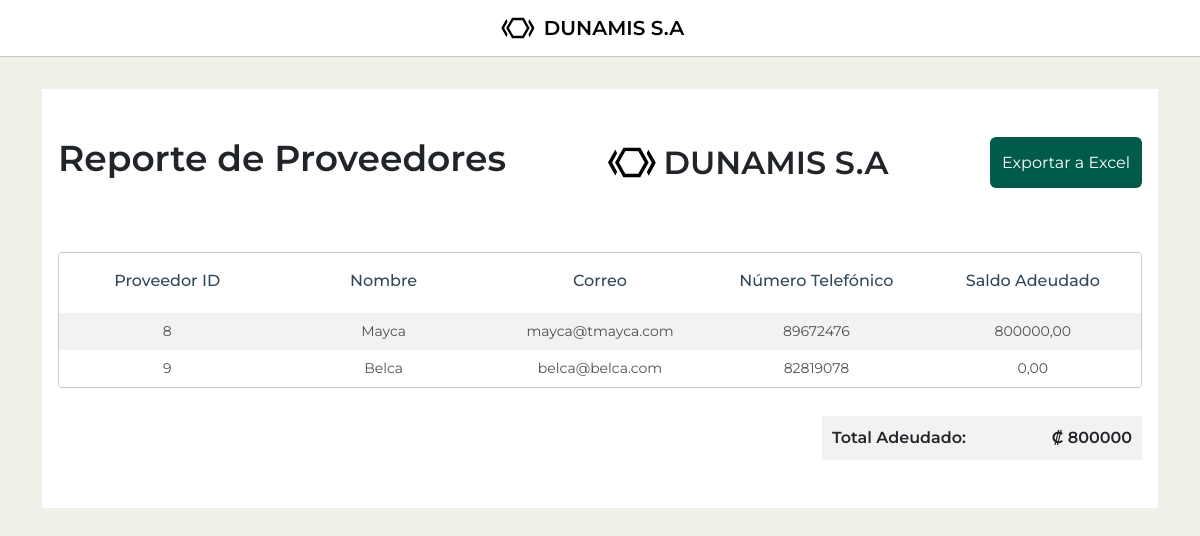
Before: /proveedores/reporte/ with the older database file.
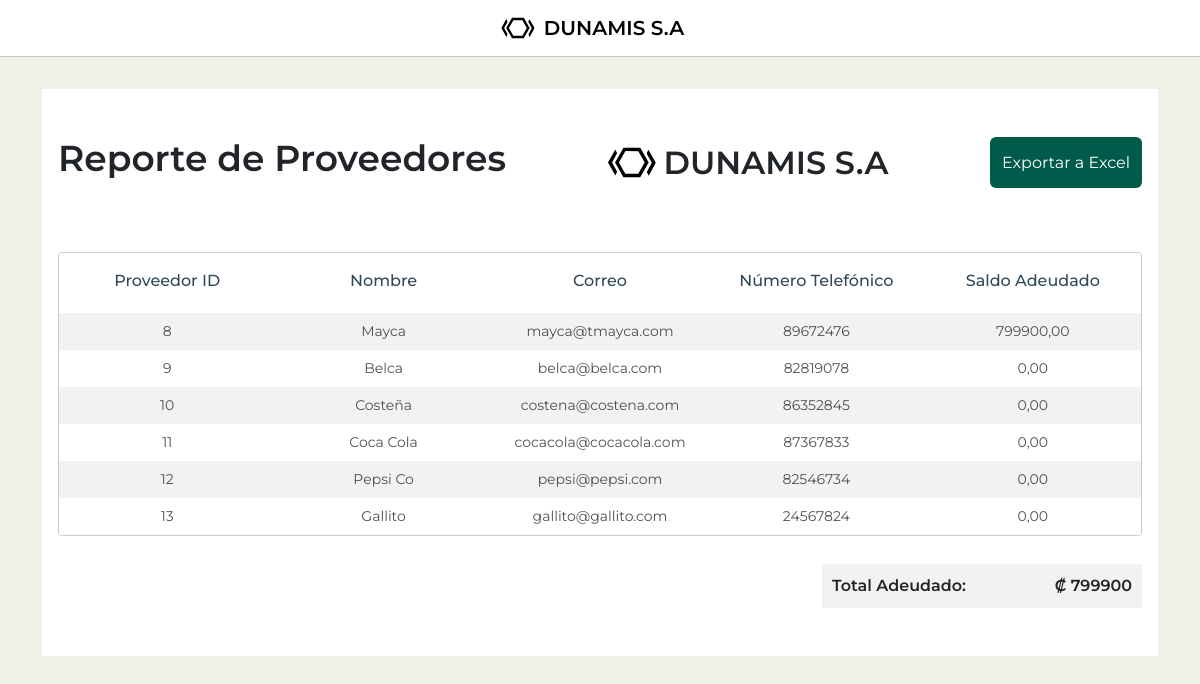
After: the same page with the newer database file.
### mod_ventas/sub_mod_proveedores/models.py (models this page shows, shortened)
class Proveedor(models.Model):
    nombre = models.CharField(max_length=150)
    correo = models.EmailField(default='')
    numero_telefonico = models.IntegerField(default=0)
    tiempo_despacho_aprox = models.IntegerField(validators=[MinValueValidator(1)], default=0)
    activo = models.BooleanField(default=True)
    slug = models.SlugField(default='', null=False)
    saldo_adeudado = models.DecimalField(max_digits=10, decimal_places=2, default=0.00, validators=[MinValueValidator(0)])

### mod_ventas/sub_mod_proveedores/views.py (the view)
# urls.py: path('reporte/', ProveedorReportView.as_view(), name='proveedor_reporte'),
class ProveedorReportView(View):
    template_name = 'sub_mod_proveedores/proveedor_report.html'
    def get(self, request):
        proveedores = Proveedor.objects.all()
        total_adeudado = proveedores.aggregate(Sum('saldo_adeudado'))['saldo_adeudado__sum'] or 0
        context = {
            'proveedores': proveedores,
            'total_adeudado': total_adeudado,
        }
        return render(request, self.template_name, context)

### mod_ventas/sub_mod_proveedores/templates/sub_mod_proveedores/proveedor_report.html
{% extends "base.html" %}
{% load static %}
{% block content %}
<section class="report">
	<div class="report-header">
		<h1 class="report-title">Reporte de Proveedores</h1>
		<div class="logo-container-report">
			<img class="logo" src="{% static 'img/logo.svg' %}" alt="Logo">
			DUNAMIS S.A
		</div>
		<a href="{% url 'proveedor_reporte_excel' %}" class="btn btn-primary">Exportar a Excel</a>
	</div>
	<div class="table-responsive">
		<table class="table report-table table-striped">
			<thead>
				<tr class="table-header">
					<th scope="col">Proveedor ID</th>
					<th scope="col">Nombre</th>
					<th scope="col">Correo</th>
					<th scope="col">Número Telefónico</th>
					<th scope="col">Saldo Adeudado</th>
				</tr>
			</thead>
			<tbody>
				{% for proveedor in proveedores %}
				<tr>
					<td>
						<p>{{ proveedor.id }}</p>
					</td>
					<td>
						<p>{{ proveedor.nombre }}</p>
					</td>
					<td>
						<p>{{ proveedor.correo }}</p>
					</td>
					<td>
						<p>{{ proveedor.numero_telefonico }}</p>
					</td>
					<td>
						<p>{{ proveedor.saldo_adeudado }}</p>
					</td>
				</tr>
				{% endfor %}
			</tbody>
		</table>
	</div>
	<div class="total-info">
		<div class="total-info-wrapper">
			<ul class="total-list">
				<li>Total Adeudado: <span>₡ {{ total_adeudado }}</span></li>
			</ul>
		</div>
	</div>
</section>
{% endblock %}

### templates/base.html (shortened to what this page needs)
{% load static %}
<!DOCTYPE html>
<html lang="es">
<head>
  <link href="https://cdn.jsdelivr.net/npm/bootstrap@5.3.3/dist/css/bootstrap.min.css" rel="stylesheet"
>
  <link rel="stylesheet" href="{% static 'css/styles.css' %}">
</head>
<body>
  <header>
    <nav class="navbar">
      <div class="container-fluid container-xxl">
        <div class="d-flex w-100">
          <div class="logo-container">
            <a class="navbar-brand" href="{% url 'home' %}">
              <img class="logo" src="{% static 'img/logo.svg' %}" alt="Logo">
              DUNAMIS S.A
            </a>
          </div>
        </div>
      </div>
    </nav>
  </header>
  <div class="layout">
    <main>
      <div class="wrapper container">
        {% block content %}
        {% endblock  %}
      </div>
    </main>
  </div>
</body>
</html>

### static/css/styles.css (style rules this page uses)
:root { --primary-color: #005b4a; --secondary-color: #2F4858; --font-color: #252525; --bg-color: #F1F0E8; }
body { height: 100vh; overflow: hidden; font-family: "Montserrat"; background-color: var(--bg-color); }
.layout { display: flex; border-top: 1px solid rgba(0, 0, 0, 0.175); height: calc(100% - 53px); }
main { height: calc(100vh - 53px); width: 100%; overflow: auto; }
.wrapper { margin: 0 auto; }
.navbar { background-color: #fff; padding: 8px 0; }
.logo-container { display: flex; justify-content: center; width: 100%; }
.navbar-brand { display: flex; justify-content: center; align-items: center; gap: 8px; text-align: center; font-weight: 600; }
.navbar-brand img { width: 36px; height: 24px; }
.btn { display: flex; align-items: center; gap: 10px; color: #fff; outline: none; border: none; background-color: var(--primary-color); transition: background-color 300ms ease-in-out; }
.table-responsive { width: 100%!important; }
.table { overflow: hidden; max-width: 1460px; border-radius: 4px; border-spacing: 0; border-collapse: separate; border: 1px solid #CACACA; }
th, .provider-table th { min-width: 122px; max-width: 122px; padding: 16px 0px 20px !important; overflow: hidden; text-align: center; font-weight: 500; white-space: nowrap; text-overflow: ellipsis; color: var(--secondary-color) !important; border-bottom: none; }
tbody td { min-width: 122px; max-width: 122px; padding: 8px 0px !important; text-align: center; vertical-align: middle; border-bottom: none; }
tbody td p { width: 100%; margin: 0; overflow: hidden; text-align: center; text-overflow: ellipsis; font-size: 14px; color: rgba(37, 37, 37, 0.8) !important; display: -webkit-box; -webkit-line-clamp: 2; -webkit-box-orient: vertical; }
.report-table th, .report-table td { min-width: fit-content; width: 10px; max-width: 10px; }
.report { margin-top: 32px; background-color: #fff; padding: 48px 16px; }
.report-header { display: flex; justify-content: space-between; margin-bottom: 64px; }
.logo-container-report { display: flex; align-items: center ; font-size: 32px; font-weight: 600; gap: 8px; }
.logo-container-report img { width: 48px; }
.report-title { font-size: 36px; font-weight: 600; }
.total-info { margin-top: 12px; display: flex; flex-direction: column; justify-content: end; align-items: end; }
.total-info-wrapper { background-color: #f2f2f2; width: 320px; }
.total-list { padding: 0; margin: 0; list-style: none; }
.total-list li { display: flex; justify-content: space-between; font-size: 16px; font-weight: 600; padding: 10px; }

Changed rows visible on the page:
changed Proveedor "Mayca": saldo_adeudado "800000,00" → "799900,00"
added Proveedor: id "10", nombre "Costeña", correo "costena@costena.com", numero_telefonico "86352845", saldo_adeudado "0,00"
added Proveedor: id "11", nombre "Coca Cola", correo "cocacola@cocacola.com", numero_telefonico "87367833", saldo_adeudado "0,00"
added Proveedor: id "12", nombre "Pepsi Co", correo "pepsi@pepsi.com", numero_telefonico "82546734", saldo_adeudado "0,00"
added Proveedor: id "13", nombre "Gallito", correo "gallito@gallito.com", numero_telefonico "24567824", saldo_adeudado "0,00"
Other visible differences:
{{ total_adeudado }}: "800000" → "799900"
